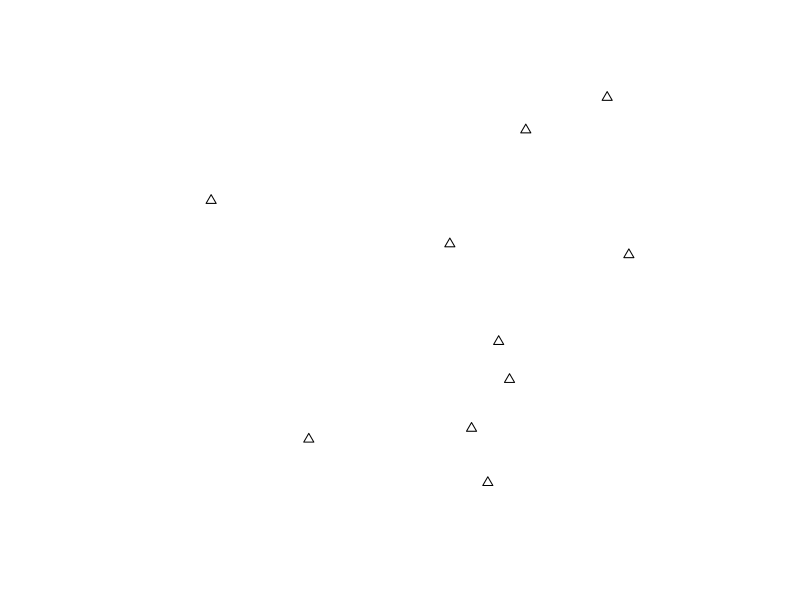
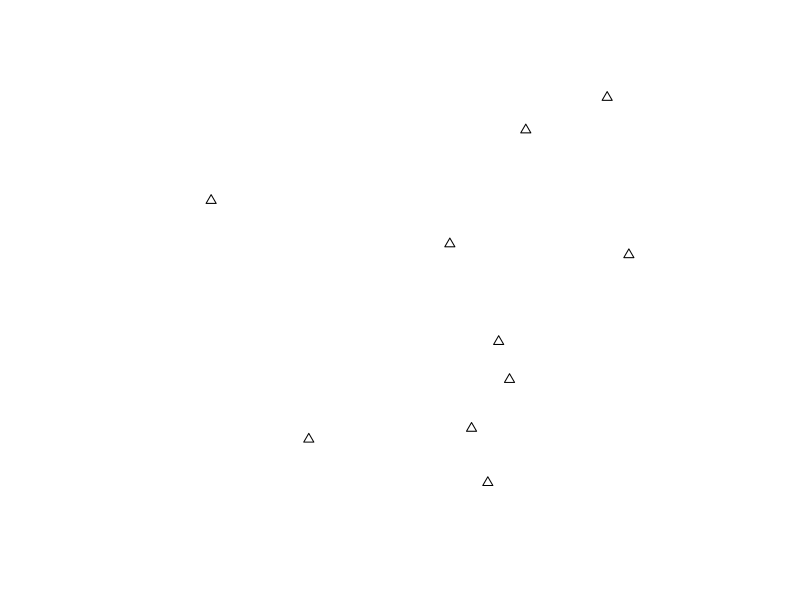
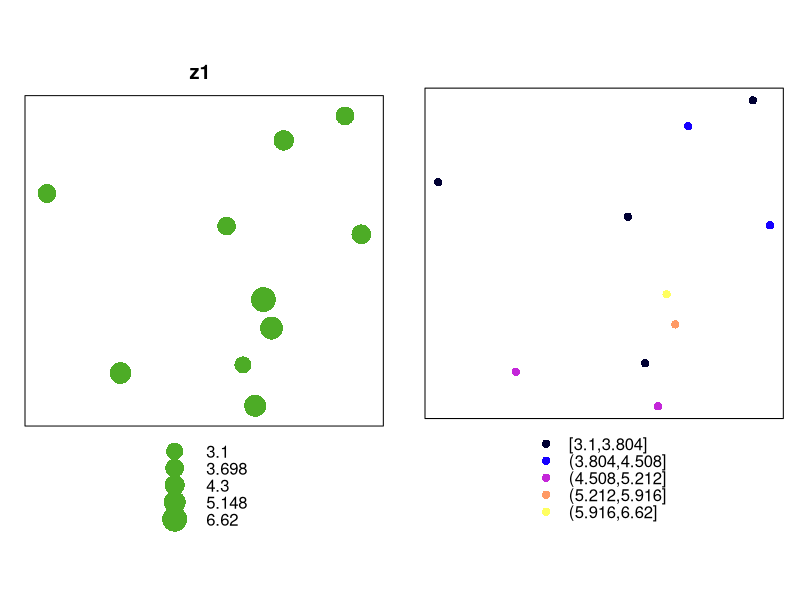
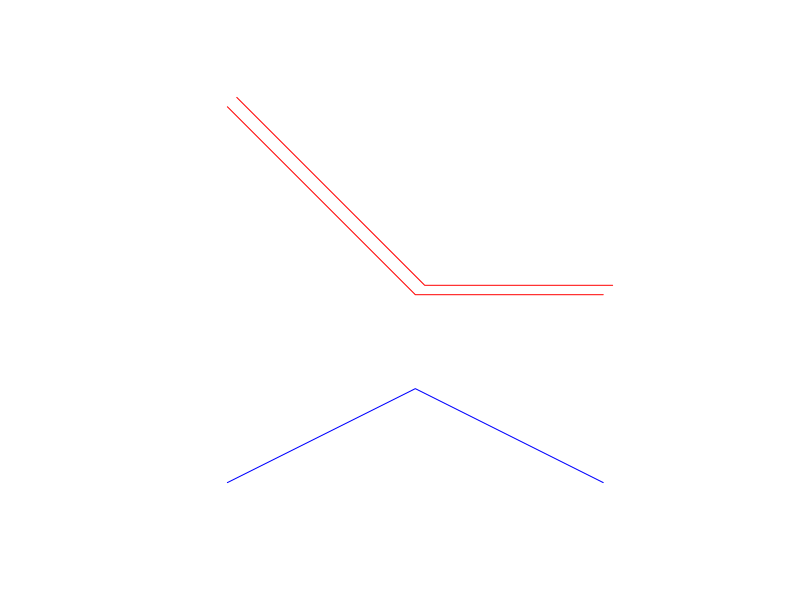
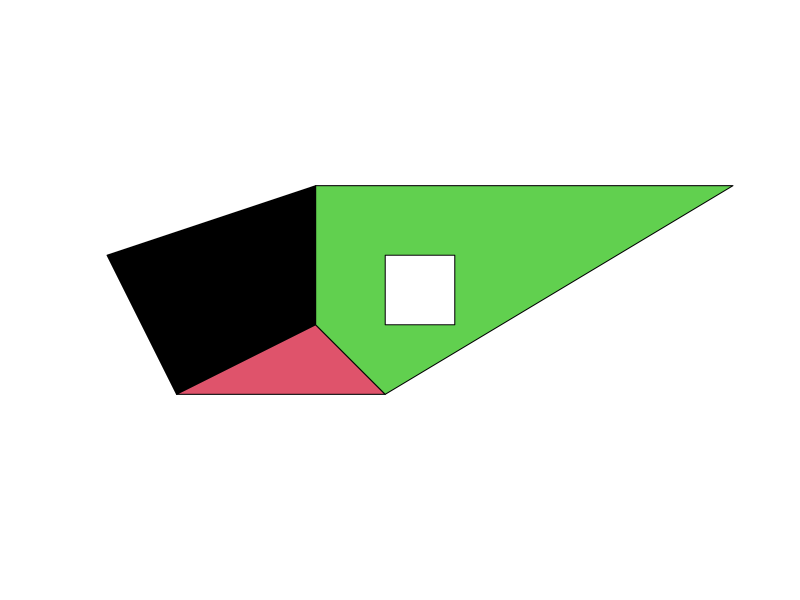
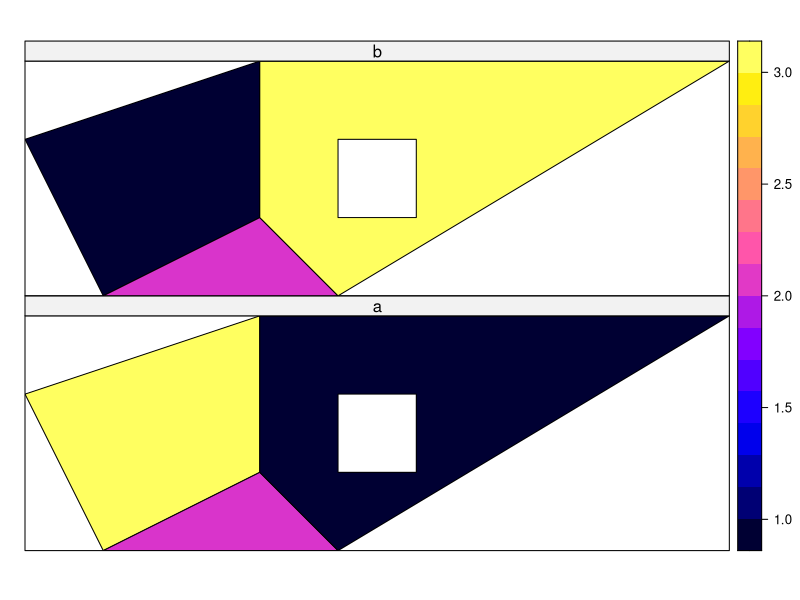
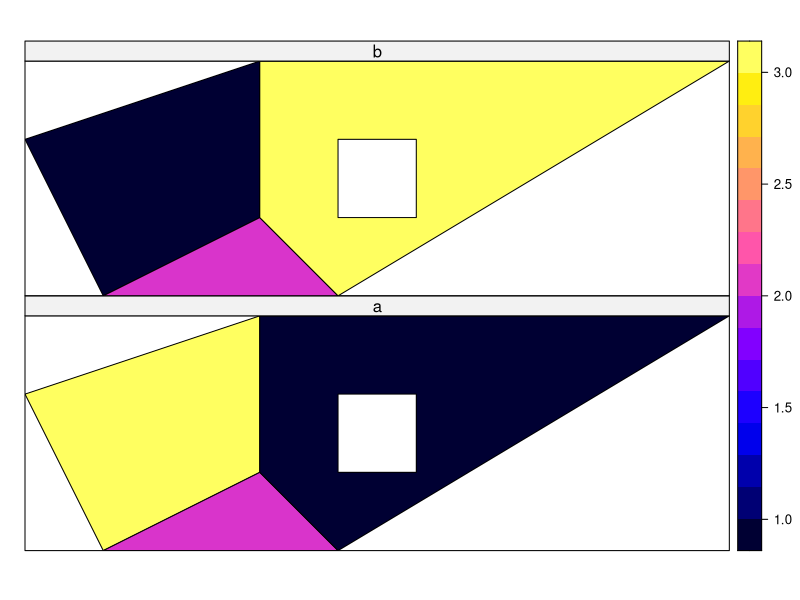

These charts were generated, in order, by the following R code:
### R code from vignette source 'intro_sp.Rnw'

###################################################
### code chunk number 1: intro_sp.Rnw:74-75
###################################################
library(sp)


###################################################
### code chunk number 2: intro_sp.Rnw:78-80
###################################################
set.seed(13331)
# library(lattice)


###################################################
### code chunk number 3: intro_sp.Rnw:184-188
###################################################
xc = round(runif(10), 2)
yc = round(runif(10), 2)
xy = cbind(xc, yc)
xy


###################################################
### code chunk number 4: intro_sp.Rnw:193-196
###################################################
xy.sp = SpatialPoints(xy)
xy.sp
plot(xy.sp, pch = 2)


###################################################
### code chunk number 5: intro_sp.Rnw:202-203
###################################################
plot(xy.sp, pch = 2)


###################################################
### code chunk number 6: intro_sp.Rnw:211-214
###################################################
xy.cc = coordinates(xy.sp)
class(xy.cc)
dim(xy.cc)


###################################################
### code chunk number 7: intro_sp.Rnw:218-225
###################################################
bbox(xy.sp)
dimensions(xy.sp)
xy.sp[1:2]
xy.df = as.data.frame(xy.sp)
class(xy.df)
dim(xy.df)
summary(xy.sp)


###################################################
### code chunk number 8: intro_sp.Rnw:233-247
###################################################
df = data.frame(z1 = round(5 + rnorm(10), 2), z2 = 20:29)
df
xy.spdf = SpatialPointsDataFrame(xy.sp, df)
xy.spdf
summary(xy.spdf)
dimensions(xy.spdf)
xy.spdf[1:2, ] # selects row 1 and 2
xy.spdf[1] # selects attribute column 1, along with the coordinates
xy.spdf[1:2, "z2"] # select row 1,2 and attribute "z2"
xy.df = as.data.frame(xy.spdf)
xy.df[1:2,]
xy.cc = coordinates(xy.spdf)
class(xy.cc)
dim(xy.cc)


###################################################
### code chunk number 9: intro_sp.Rnw:258-261
###################################################
df1 = data.frame(xy, df)
coordinates(df1) = c("xc", "yc")
df1


###################################################
### code chunk number 10: intro_sp.Rnw:264-268
###################################################
df2 = data.frame(xy, df)
coordinates(df2) = ~xc+yc
df2[1:2,]
as.data.frame(df2)[1:2,]


###################################################
### code chunk number 11: intro_sp.Rnw:276-277
###################################################
coordinates(df2)[1:2,]


###################################################
### code chunk number 12: intro_sp.Rnw:281-285
###################################################
df2[["z2"]]
df2[["z2"]][10] = 20
df2[["z3"]] = 1:10
summary(df2)


###################################################
### code chunk number 13: intro_sp.Rnw:289-291 (eval = FALSE)
###################################################
## bubble(df2, "z1", key.space = "bottom")
## spplot(df2, "z1", key.space = "bottom")


###################################################
### code chunk number 14: intro_sp.Rnw:297-299
###################################################
print(bubble(df2, "z1", key.space = "bottom"), split = c(1,1,2,1), more=TRUE)
print(spplot(df2, "z1", key.space = "bottom"), split =  c(2,1,2,1), more=FALSE)


###################################################
### code chunk number 15: intro_sp.Rnw:318-321
###################################################
gt = GridTopology(cellcentre.offset = c(1,1,2), cellsize=c(1,1,1), cells.dim = c(3,4,6))
grd = SpatialGrid(gt)
summary(grd)


###################################################
### code chunk number 16: intro_sp.Rnw:325-326
###################################################
gridparameters(grd)


###################################################
### code chunk number 17: intro_sp.Rnw:332-337
###################################################
pts = expand.grid(x = 1:3, y = 1:4, z=2:7)
grd.pts = SpatialPixels(SpatialPoints(pts))
summary(grd.pts)
grd = as(grd.pts, "SpatialGrid")
summary(grd)


###################################################
### code chunk number 18: intro_sp.Rnw:349-356
###################################################
attr = expand.grid(xc = 1:3, yc = 1:3)
grd.attr = data.frame(attr, z1 = 1:9, z2 = 9:1)
coordinates(grd.attr) = ~xc+yc
gridded(grd.attr)
gridded(grd.attr) = TRUE
gridded(grd.attr)
summary(grd.attr)


###################################################
### code chunk number 19: intro_sp.Rnw:368-375
###################################################
fullgrid(grd)
fullgrid(grd.pts)
fullgrid(grd.attr)
fullgrid(grd.pts) = TRUE
fullgrid(grd.attr) = TRUE
fullgrid(grd.pts)
fullgrid(grd.attr)


###################################################
### code chunk number 20: intro_sp.Rnw:409-413
###################################################
fullgrid(grd.attr) = FALSE
grd.attr[1:5, "z1"]
fullgrid(grd.attr) = TRUE
grd.attr[1:2,-2, c("z2","z1")]


###################################################
### code chunk number 21: intro_sp.Rnw:424-435
###################################################
l1 = cbind(c(1,2,3),c(3,2,2))
l1a = cbind(l1[,1]+.05,l1[,2]+.05)
l2 = cbind(c(1,2,3),c(1,1.5,1))
Sl1 = Line(l1)
Sl1a = Line(l1a)
Sl2 = Line(l2)
S1 = Lines(list(Sl1, Sl1a), ID="a")
S2 = Lines(list(Sl2), ID="b")
Sl = SpatialLines(list(S1,S2))
summary(Sl)
plot(Sl, col = c("red", "blue"))


###################################################
### code chunk number 22: intro_sp.Rnw:443-446
###################################################
df = data.frame(z = c(1,2), row.names=sapply(slot(Sl, "lines"), function(x) slot(x, "ID")))
Sldf = SpatialLinesDataFrame(Sl, data = df)
summary(Sldf)


###################################################
### code chunk number 23: intro_sp.Rnw:458-469
###################################################
Sr1 = Polygon(cbind(c(2,4,4,1,2),c(2,3,5,4,2)))
Sr2 = Polygon(cbind(c(5,4,2,5),c(2,3,2,2)))
Sr3 = Polygon(cbind(c(4,4,5,10,4),c(5,3,2,5,5)))
Sr4 = Polygon(cbind(c(5,6,6,5,5),c(4,4,3,3,4)), hole = TRUE)

Srs1 = Polygons(list(Sr1), "s1")
Srs2 = Polygons(list(Sr2), "s2")
Srs3 = Polygons(list(Sr3, Sr4), "s3/4")
SpP = SpatialPolygons(list(Srs1,Srs2,Srs3), 1:3)
plot(SpP, col = 1:3, pbg="white")
# plot(SpP)


###################################################
### code chunk number 24: intro_sp.Rnw:476-480
###################################################
attr = data.frame(a=1:3, b=3:1, row.names=c("s3/4", "s2", "s1"))
SrDf = SpatialPolygonsDataFrame(SpP, attr)
as(SrDf, "data.frame")
spplot(SrDf)


###################################################
### code chunk number 25: intro_sp.Rnw:483-484
###################################################
print(spplot(SrDf))


###################################################
### code chunk number 26: intro_sp.Rnw:488-490
###################################################
SrDf = attr
polygons(SrDf) = SpP
